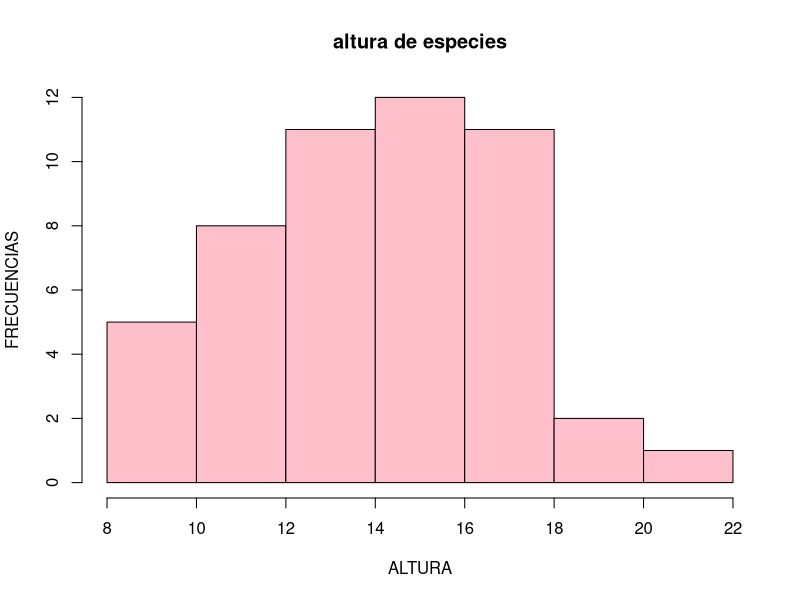
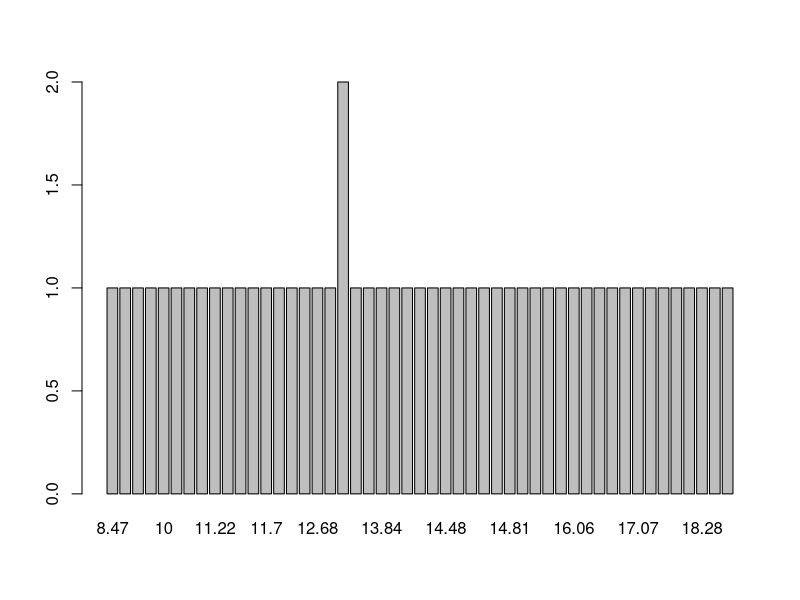

Generate these figures, in order, with R: (Note: this script raises an error after producing the figures.)
#Andrea Gzz
#02/03/23

conjuntos <- read.csv("scripts/tarea2_excel.csv",header = TRUE)


#MEDIA DE ALTURA
mean(conjuntos$ALTURA)
H.media <- subset(conjuntos, conjuntos$ALTURA <= 13.92)
H.16 <- subset(conjuntos, conjuntos$ALTURA < 16.5)

#VECINOS
Vecinos_3 <- subset(conjuntos, conjuntos$VECINOS >=3)
Vecinos_4 <- subset(conjuntos, conjuntos$VECINOS <=4)

#DIAMETRO
mean(conjuntos$DIAMETRO)
DBH_media <-subset(conjuntos, conjuntos$DIAMETRO <15.79)
DBH_16 <-subset(conjuntos, conjuntos$DIAMETRO <16)

#ESPECIE
conjuntos$ESPECIE <- as.factor(conjuntos$ESPECIE)
cedro <-subset(conjuntos, conjuntos$DIAMETRO == "C")
THyDV <-subset(conjuntos, conjuntos$DIAMETRO == "F")

#OBSERVACIONES
sum(conjuntos$DIAMETRO >16.9)
sum(conjuntos$ALTURA <18.5)

#HISTOGRAMAS
head(conjuntos$ALTURA)
hist(conjuntos$ALTURA,
     main="altura de especies",
     xlab = "ALTURA",
     ylab = "FRECUENCIAS",
     col = "pink")

feeds <- table(conjuntos$ALTURA)
feeds
barplot(feeds)

hist(H.media$Altura)
hist(H.16$ALTURA)

#VECINOS
hist(conjuntos$VECINOS,
     main="DIAMETRO",
     col="pink")

hist(Vecinos_3$VECINOS)
hist(Vecinos_4$VECINOS)

#DIAMETRO
hist(DBH_16$DIAMETRO,
     main = "DIAMETRO",
     col = "purple")

hist(DBH_16$DIAMETRO)
hist(DBH_media$DIAMETRO)

#ALTURA
mean(conjuntos$ALTURA)
sd(conjuntos$ALTURA)

mean(H.media$ALTURA)
sd(H.media$Altura)

mean(H.16$ALTURA)
sd(H.16$ALTURA)

mean(conjuntos$VECINOS)
sd(conjuntos$VECINOS)

mean(Vecinos_3$VECINOS)
sd(Vecinos_3$VECINOS)

mean(Vecinos_4$VECINOS)
sd(Vecinos_4$VECINOS)

mean(conjuntos$DIAMETRO)
sd(conjuntos$DIAMETRO)

mean(DBH_16$DIAMETRO)
sd(DBH_16$DIAMETRO)

mean(DBH_media$DIAMETRO)
sd(DBH_media$DIAMETRO)





